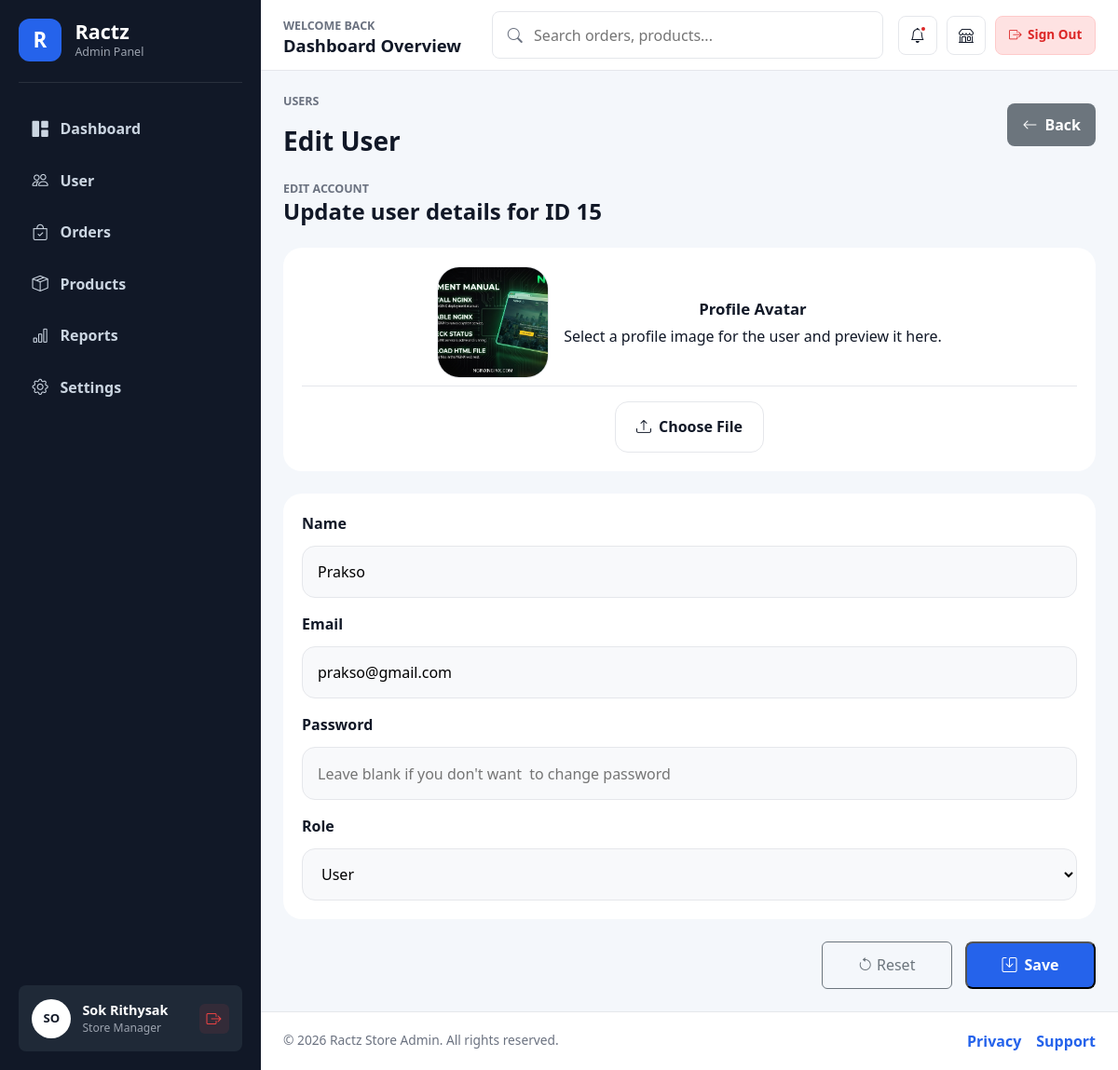
Page /admin/user/edit/15 (signed in) on the committed database.
### app.py (models this page shows)
class User(db.Model):
    id = db.Column(db.Integer, primary_key=True)
    profile = db.Column(db.String(255), nullable=False, default='/static/images/default.png')
    username = db.Column(db.String(80), nullable=False)
    password = db.Column(db.String(255), nullable=False)
    email = db.Column(db.String(120), nullable=False, unique=True)
    role = db.Column(db.String(80), nullable=False)
    status = db.Column(db.String(80), nullable=False, default='Active')

### app.py (the view)
@app.get('/admin/user/edit/<int:user_id>')
@login_required
def edit_user(user_id):
    module = 'user'
    sql = text("SELECT * FROM user WHERE id = :user_id")
    result = db.session.execute(sql, {"user_id": user_id}).fetchone()
    user = None
    if result:
        user = dict(result._mapping)
    else:
        return redirect(url_for('user'))
    return render_template(
        'admin/user/edit.html',module=module,user=user
    )

### app.py (called while the page is built)
def login_required(view):
    @wraps(view)
    def wrapped(*args, **kwargs):
        if not session.get("is_login"):
            return redirect(url_for("admin_login", next=request.path))
        return view(*args, **kwargs)
    return wrapped

### templates/admin/user/edit.html (shortened to what this page needs)
{% extends 'admin/master.html' %} {% block styles %}
<link
  rel="stylesheet"
  href="{{ url_for('static', filename='user css/edit.css') }}"
/>
{% endblock %} {% block content %}
<main class="admin-content">
  <section class="page-heading">
    <div>
      <p>Users</p>
      <h3>Edit User</h3>
    </div>
    <a href="{{ url_for('user') }}" class="export-btn edit-back-btn">
      <i class="bi bi-arrow-left"></i>
      Back
    </a>
  </section>
  <section class="panel edit-panel">
    <div class="panel-header">
      <div>
        <span>Edit Account</span>
        <h4>Update user details for ID {{ user.id if user else user_id }}</h4>
      </div>
    </div>
    <form id="editUserForm" action="{{url_for('do_edit_user')}}" method="POST" enctype="multipart/form-data" class="edit-form">
      <div class="edit-layout">
        <div class="edit-card">
          <div class="edit-card-top">
            <img
              id="output"
              src="{{ url_for('user_photo', user_id=user.id, photo_type='org') }}"
              alt="User profile image"
              onerror="this.onerror=null;this.src='{{ url_for('static', filename='images/default.png') }}'"
              class="edit-card-avatar"
            />
            <div class="edit-card-info">
              <strong>Profile Avatar</strong>
              <span>
                Select a profile image for the user and preview it here.
              </span>
            </div>
          </div>
          <div class="edit-card-actions">
            <label for="image" class="edit-upload-label">
              <i class="bi bi-upload"></i>
              Choose File
            </label>
          </div>
        </div>
        <div class="edit-form-box">
          <div class="edit-form-group">
            <label for="name">Name</label>
            <input
              type="text"
              id="name"
              name="name"
              value="{{ user.username }}"
              placeholder="Enter name"
              class="edit-form-control"
            />
          </div>
          <div class="edit-form-group">
            <label for="email">Email</label>
            <input
              type="email"
              id="email"
              name="email"
              value="{{ user.email  }}"
              placeholder="Enter email"
              class="edit-form-control"
            />
          </div>
          <div class="edit-form-group">
            <label for="password">Password</label>
            <input
              type="password"
              id="password"
              name="password"
              placeholder="Leave blank if you don't want  to change password"
              class="edit-form-control"
            />
          </div>
          <div class="edit-form-group">
            <label for="role">Role</label>
            <select id="role" name="role" class="edit-form-control">
              <option value="User" {% if user and (user.role == 'User' or user.role == 'user') %}selected{% endif %}>User</option>
            </select>
          </div>
        </div>
        <div class="edit-actions">
          <button type="reset" class="btn btn-outline-secondary">
            <i class="bi bi-arrow-counterclockwise"></i>
            Reset
          </button>
          <button type="submit" class="export-btn">
            <i class="bi bi-save"></i>
            Save
          </button>
        </div>
      </div>
    </form>
  </section>
</main>
{% endblock %}

### static/admin css/admincss.css (style rules this page uses)
:root { --admin-bg: #f4f7fb; --sidebar-bg: #111827; --sidebar-soft: #1f2937; --surface: #ffffff; --text: #111827; --muted: #6b7280; --border: #e5e7eb; --primary: #2563eb; --primary-soft: #eff6ff; --success: #16a34a; --success-soft: #dcfce7; --warning: #d97706; --warning-soft: #fef3c7; --danger: #dc2626; --shadow: 0 18px 45px rgba(15, 23, 42, 0.08); }
* { box-sizing: border-box; }
body { min-height: 100vh; margin: 0; background: var(--admin-bg); color: var(--text); font-family: "Segoe UI", Arial, sans-serif; }
a { text-decoration: none; }
.navbar-title span, .page-heading p, .panel-header span, .stat-card span { color: var(--muted); font-size: 0.78rem; font-weight: 700; text-transform: uppercase; }
.navbar-title h2, .page-heading h3, .panel-header h4 { margin: 0; font-weight: 800; }
.admin-content { flex: 1; padding: 1.5rem; min-width: 0; }
.page-heading { display: flex; align-items: center; justify-content: space-between; gap: 1rem; margin-bottom: 1.3rem; }
.export-btn { display: inline-flex; align-items: center; justify-content: center; gap: 0.5rem; min-height: 42px; padding: 0.7rem 1rem; border-radius: 8px; background: var(--primary); color: #ffffff; font-weight: 800; }
.stat-card, .panel { border: 1px solid var(--border); border-radius: 8px; background: var(--surface); box-shadow: var(--shadow); }
.panel { padding: 1.2rem; }
.panel-header { display: flex; align-items: flex-start; justify-content: space-between; gap: 1rem; margin-bottom: 1.25rem; }

### static/user css/edit.css (style rules this page uses)
.panel { box-sizing: border-box; width: 100%; max-width: none; margin: 1.5rem auto; padding: 2rem; border: 1px solid #dee2e6; border-radius: 18px; background: #ffffff; box-shadow: 0 8px 24px rgba(15, 23, 42, 0.08); }
.edit-panel { max-width: none; margin: 0 auto; border-radius: 20px; padding: 0; background: transparent; box-shadow: none; border: none; }
.edit-panel .panel-header { margin-bottom: 1.5rem; gap: 1rem; }
.edit-layout { display: grid; gap: 1.5rem; }
.edit-card { display: grid; gap: 1rem; padding: 1.25rem; border: none; border-radius: 20px; background: #ffffff; }
.edit-card-top { display: flex; justify-content: center; align-items: center; gap: 1rem; flex-wrap: wrap; padding-bottom: 0.5rem; border-bottom: 1px solid var(--border); }
.edit-card-avatar { width: 120px; height: 120px; border-radius: 24px; object-fit: cover; border: 1px solid var(--border); background: #f6f8fb; }
.edit-card-info { display: grid; gap: 0.25rem; text-align: center; }
.edit-card-info strong { font-size: 1.05rem; }
.edit-card-actions { display: flex; align-items: center; justify-content: center; gap: 1rem; flex-wrap: wrap; }
.edit-upload-label { display: inline-flex; align-items: center; justify-content: center; gap: 0.5rem; padding: 0.9rem 1.4rem; border-radius: 14px; border: 1px solid var(--border); background: #ffffff; color: var(--text); font-weight: 700; cursor: pointer; }
.edit-form { display: grid; gap: 1.25rem; }
.edit-form-box { display: grid; gap: 1rem; padding: 1.25rem; border: none; border-radius: 20px; background: #ffffff; }
.edit-form-group { display: grid; gap: 0.75rem; }
.edit-form-group label { font-weight: 700; }
.edit-form-control { width: 100%; padding: 0.95rem 1rem; border: 1px solid var(--border); border-radius: 14px; background: #f8f9fb; }
.edit-actions { display: flex; gap: 0.9rem; flex-wrap: wrap; justify-content: flex-end; }
.edit-actions button { min-width: 140px; }
.edit-back-btn { background: #6c757d !important; }

### rows in the picture
User: id "15", name "Prakso", email "prakso@gmail.com", role "User"

### other values in the picture
{{ (session.get('username', 'A')[:2]) | upper }} "SO"
{{ session.get('username', 'Admin User') }} "Sok Rithysak"
